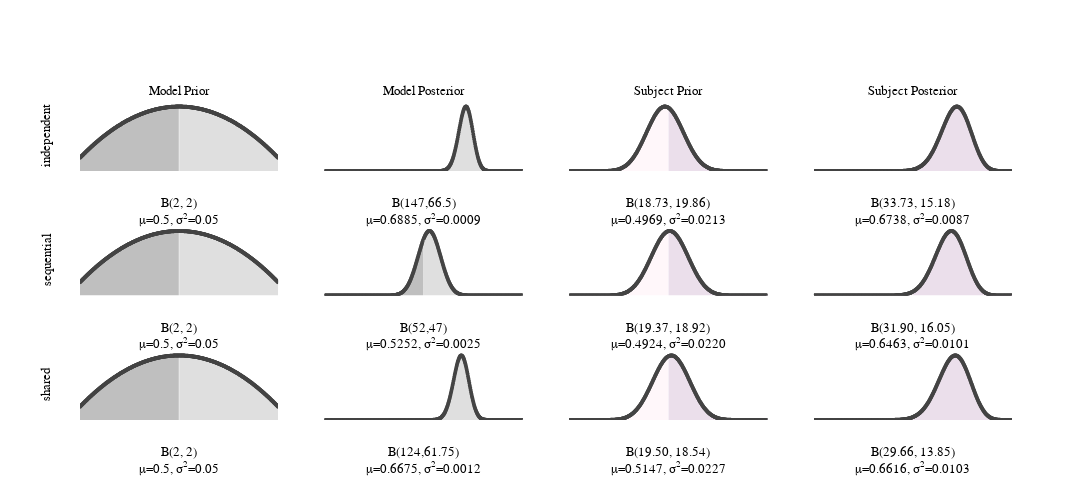

Notebook code for this chart:
### Code cell
# plotting the data from all subjects 
# plotly.io.orca.config.executable = '/Library/Frameworks/Python.framework/Versions/3.7/lib/python3.7/site-packages/plotly/package_data/plotly.min.js'
# plotly.io.orca.config.executable= '/Library/Frameworks/Python.framework/Versions/3.7/bin'
plot_beta_pdfs(aver_param_final_no_outlier)

### Figure 1 — Plotly figure (JSON) as saved in the notebook; plotly's stock layout.template omitted (floating-point values rounded to 4 significant figures; data arrays with more than 128 entries replaced by an {"elided": "..."} marker saying what was removed)
{"data": [{"fill": "tozeroy", "line": {"color": "grey"}, "marker": {"line": {"width": 2}, "size": 2}, "mode": "markers", "name": "False", "type": "scatter", "x": {"elided": "225 float values"}, "xaxis": "x", "y": {"elided": "225 float values"}, "yaxis": "y"}, {"fill": "tozeroy", "line": {"color": "silver"}, "marker": {"line": {"width": 2}, "size": 2}, "mode": "markers", "type": "scatter", "x": {"elided": "225 float values"}, "xaxis": "x", "y": {"elided": "225 float values"}, "yaxis": "y"}, {"fill": "tozeroy", "line": {"color": "grey"}, "marker": {"line": {"width": 2}, "size": 2}, "mode": "markers", "type": "scatter", "x": {"elided": "225 float values"}, "xaxis": "x2", "y": {"elided": "225 float values"}, "yaxis": "y2"}, {"fill": "tozeroy", "line": {"color": "silver"}, "marker": {"line": {"width": 2}, "size": 2}, "mode": "markers", "type": "scatter", "x": {"elided": "225 float values"}, "xaxis": "x2", "y": {"elided": "225 float values"}, "yaxis": "y2"}, {"fill": "tozeroy", "line": {"color": "lavenderblush"}, "marker": {"line": {"width": 2}, "size": 2}, "mode": "markers", "type": "scatter", "x": {"elided": "225 float values"}, "xaxis": "x3", "y": {"elided": "225 float values"}, "yaxis": "y3"}, {"fill": "tozeroy", "line": {"color": "thistle"}, "marker": {"line": {"width": 2}, "size": 2}, "mode": "markers", "type": "scatter", "x": {"elided": "225 float values"}, "xaxis": "x3", "y": {"elided": "225 float values"}, "yaxis": "y3"}, {"fill": "tozeroy", "line": {"color": "lavenderblush"}, "marker": {"line": {"width": 2}, "size": 2}, "mode": "markers", "type": "scatter", "x": {"elided": "225 float values"}, "xaxis": "x4", "y": {"elided": "225 float values"}, "yaxis": "y4"}, {"fill": "tozeroy", "line": {"color": "thistle"}, "marker": {"line": {"width": 2}, "size": 2}, "mode": "markers", "type": "scatter", "x": {"elided": "225 float values"}, "xaxis": "x4", "y": {"elided": "225 float values"}, "yaxis": "y4"}, {"fill": "tozeroy", "line": {"color": "grey"}, "marker": {"line": {"width": 2}, "size": 2}, "mode": "markers", "name": "False", "type": "scatter", "x": {"elided": "225 float values"}, "xaxis": "x5", "y": {"elided": "225 float values"}, "yaxis": "y5"}, {"fill": "tozeroy", "line": {"color": "silver"}, "marker": {"line": {"width": 2}, "size": 2}, "mode": "markers", "type": "scatter", "x": {"elided": "225 float values"}, "xaxis": "x5", "y": {"elided": "225 float values"}, "yaxis": "y5"}, {"fill": "tozeroy", "line": {"color": "grey"}, "marker": {"line": {"width": 2}, "size": 2}, "mode": "markers", "type": "scatter", "x": {"elided": "225 float values"}, "xaxis": "x6", "y": {"elided": "225 float values"}, "yaxis": "y6"}, {"fill": "tozeroy", "line": {"color": "silver"}, "marker": {"line": {"width": 2}, "size": 2}, "mode": "markers", "type": "scatter", "x": {"elided": "225 float values"}, "xaxis": "x6", "y": {"elided": "225 float values"}, "yaxis": "y6"}, {"fill": "tozeroy", "line": {"color": "lavenderblush"}, "marker": {"line": {"width": 2}, "size": 2}, "mode": "markers", "type": "scatter", "x": {"elided": "225 float values"}, "xaxis": "x7", "y": {"elided": "225 float values"}, "yaxis": "y7"}, {"fill": "tozeroy", "line": {"color": "thistle"}, "marker": {"line": {"width": 2}, "size": 2}, "mode": "markers", "type": "scatter", "x": {"elided": "225 float values"}, "xaxis": "x7", "y": {"elided": "225 float values"}, "yaxis": "y7"}, {"fill": "tozeroy", "line": {"color": "lavenderblush"}, "marker": {"line": {"width": 2}, "size": 2}, "mode": "markers", "type": "scatter", "x": {"elided": "225 float values"}, "xaxis": "x8", "y": {"elided": "225 float values"}, "yaxis": "y8"}, {"fill": "tozeroy", "line": {"color": "thistle"}, "marker": {"line": {"width": 2}, "size": 2}, "mode": "markers", "type": "scatter", "x": {"elided": "225 float values"}, "xaxis": "x8", "y": {"elided": "225 float values"}, "yaxis": "y8"}, {"fill": "tozeroy", "line": {"color": "grey"}, "marker": {"line": {"width": 2}, "size": 2}, "mode": "markers", "name": "False", "type": "scatter", "x": {"elided": "225 float values"}, "xaxis": "x9", "y": {"elided": "225 float values"}, "yaxis": "y9"}, {"fill": "tozeroy", "line": {"color": "silver"}, "marker": {"line": {"width": 2}, "size": 2}, "mode": "markers", "type": "scatter", "x": {"elided": "225 float values"}, "xaxis": "x9", "y": {"elided": "225 float values"}, "yaxis": "y9"}, {"fill": "tozeroy", "line": {"color": "grey"}, "marker": {"line": {"width": 2}, "size": 2}, "mode": "markers", "type": "scatter", "x": {"elided": "225 float values"}, "xaxis": "x10", "y": {"elided": "225 float values"}, "yaxis": "y10"}, {"fill": "tozeroy", "line": {"color": "silver"}, "marker": {"line": {"width": 2}, "size": 2}, "mode": "markers", "type": "scatter", "x": {"elided": "225 float values"}, "xaxis": "x10", "y": {"elided": "225 float values"}, "yaxis": "y10"}, {"fill": "tozeroy", "line": {"color": "lavenderblush"}, "marker": {"line": {"width": 2}, "size": 2}, "mode": "markers", "type": "scatter", "x": {"elided": "225 float values"}, "xaxis": "x11", "y": {"elided": "225 float values"}, "yaxis": "y11"}, {"fill": "tozeroy", "line": {"color": "thistle"}, "marker": {"line": {"width": 2}, "size": 2}, "mode": "markers", "type": "scatter", "x": {"elided": "225 float values"}, "xaxis": "x11", "y": {"elided": "225 float values"}, "yaxis": "y11"}, {"fill": "tozeroy", "line": {"color": "lavenderblush"}, "marker": {"line": {"width": 2}, "size": 2}, "mode": "markers", "type": "scatter", "x": {"elided": "225 float values"}, "xaxis": "x12", "y": {"elided": "225 float values"}, "yaxis": "y12"}, {"fill": "tozeroy", "line": {"color": "thistle"}, "marker": {"line": {"width": 2}, "size": 2}, "mode": "markers", "type": "scatter", "x": {"elided": "225 float values"}, "xaxis": "x12", "y": {"elided": "225 float values"}, "yaxis": "y12"}], "layout": {"annotations": [{"font": {"size": 13}, "showarrow": false, "text": "Model Prior", "x": 0.1062, "xanchor": "center", "xref": "paper", "y": 1, "yanchor": "bottom", "yref": "paper"}, {"font": {"size": 13}, "showarrow": false, "text": "Model Posterior", "x": 0.3688, "xanchor": "center", "xref": "paper", "y": 1, "yanchor": "bottom", "yref": "paper"}, {"font": {"size": 13}, "showarrow": false, "text": "Subject Prior", "x": 0.6313, "xanchor": "center", "xref": "paper", "y": 1, "yanchor": "bottom", "yref": "paper"}, {"font": {"size": 13}, "showarrow": false, "text": "Subject Posterior", "x": 0.8938, "xanchor": "center", "xref": "paper", "y": 1, "yanchor": "bottom", "yref": "paper"}], "font": {"color": "black", "family": "Arial", "size": 11}, "height": 500, "hovermode": false, "showlegend": false, "width": 1200, "xaxis": {"anchor": "y", "domain": [0, 0.2125], "fixedrange": true, "showgrid": false, "showticklabels": false, "title": {"text": "B(2, 2)<br>&mu;=0.5, &#x3C3;<sup>2</sup>=0.05"}, "zeroline": false}, "xaxis10": {"anchor": "y10", "domain": [0.2625, 0.475], "fixedrange": true, "showgrid": false, "showticklabels": false, "title": {"text": "B(124,61.75)<br>&mu;=0.6675, &#x3C3;<sup>2</sup>=0.0012"}, "zeroline": false}, "xaxis11": {"anchor": "y11", "domain": [0.525, 0.7375], "fixedrange": true, "showgrid": false, "showticklabels": false, "title": {"text": "B(19.50, 18.54)<br>&mu;=0.5147, &#x3C3;<sup>2</sup>=0.0227"}, "zeroline": false}, "xaxis12": {"anchor": "y12", "domain": [0.7875, 1], "fixedrange": true, "showgrid": false, "showticklabels": false, "title": {"text": "B(29.66, 13.85)<br>&mu;=0.6616, &#x3C3;<sup>2</sup>=0.0103"}, "zeroline": false}, "xaxis2": {"anchor": "y2", "domain": [0.2625, 0.475], "fixedrange": true, "showgrid": false, "showticklabels": false, "title": {"text": "B(147,66.5)<br>&mu;=0.6885, &#x3C3;<sup>2</sup>=0.0009"}, "zeroline": false}, "xaxis3": {"anchor": "y3", "domain": [0.525, 0.7375], "fixedrange": true, "showgrid": false, "showticklabels": false, "title": {"text": "B(18.73, 19.86)<br>&mu;=0.4969, &#x3C3;<sup>2</sup>=0.0213"}, "zeroline": false}, "xaxis4": {"anchor": "y4", "domain": [0.7875, 1], "fixedrange": true, "showgrid": false, "showticklabels": false, "title": {"text": "B(33.73, 15.18)<br>&mu;=0.6738, &#x3C3;<sup>2</sup>=0.0087"}, "zeroline": false}, "xaxis5": {"anchor": "y5", "domain": [0, 0.2125], "fixedrange": true, "showgrid": false, "showticklabels": false, "title": {"text": "B(2, 2)<br>&mu;=0.5, &#x3C3;<sup>2</sup>=0.05"}, "zeroline": false}, "xaxis6": {"anchor": "y6", "domain": [0.2625, 0.475], "fixedrange": true, "showgrid": false, "showticklabels": false, "title": {"text": "B(52,47)<br>&mu;=0.5252, &#x3C3;<sup>2</sup>=0.0025"}, "zeroline": false}, "xaxis7": {"anchor": "y7", "domain": [0.525, 0.7375], "fixedrange": true, "showgrid": false, "showticklabels": false, "title": {"text": "B(19.37, 18.92)<br>&mu;=0.4924, &#x3C3;<sup>2</sup>=0.0220"}, "zeroline": false}, "xaxis8": {"anchor": "y8", "domain": [0.7875, 1], "fixedrange": true, "showgrid": false, "showticklabels": false, "title": {"text": "B(31.90, 16.05)<br>&mu;=0.6463, &#x3C3;<sup>2</sup>=0.0101"}, "zeroline": false}, "xaxis9": {"anchor": "y9", "domain": [0, 0.2125], "fixedrange": true, "showgrid": false, "showticklabels": false, "title": {"text": "B(2, 2)<br>&mu;=0.5, &#x3C3;<sup>2</sup>=0.05"}, "zeroline": false}, "yaxis": {"anchor": "x", "domain": [0.7778, 1], "fixedrange": true, "showgrid": false, "showticklabels": false, "title": {"text": "independent"}, "zeroline": false}, "yaxis10": {"anchor": "x10", "domain": [0, 0.2222], "fixedrange": true, "showgrid": false, "showticklabels": false, "zeroline": false}, "yaxis11": {"anchor": "x11", "domain": [0, 0.2222], "fixedrange": true, "showgrid": false, "showticklabels": false, "zeroline": false}, "yaxis12": {"anchor": "x12", "domain": [0, 0.2222], "fixedrange": true, "showgrid": false, "showticklabels": false, "zeroline": false}, "yaxis2": {"anchor": "x2", "domain": [0.7778, 1], "fixedrange": true, "showgrid": false, "showticklabels": false, "zeroline": false}, "yaxis3": {"anchor": "x3", "domain": [0.7778, 1], "fixedrange": true, "showgrid": false, "showticklabels": false, "zeroline": false}, "yaxis4": {"anchor": "x4", "domain": [0.7778, 1], "fixedrange": true, "showgrid": false, "showticklabels": false, "zeroline": false}, "yaxis5": {"anchor": "x5", "domain": [0.3889, 0.6111], "fixedrange": true, "showgrid": false, "showticklabels": false, "title": {"text": "sequential"}, "zeroline": false}, "yaxis6": {"anchor": "x6", "domain": [0.3889, 0.6111], "fixedrange": true, "showgrid": false, "showticklabels": false, "zeroline": false}, "yaxis7": {"anchor": "x7", "domain": [0.3889, 0.6111], "fixedrange": true, "showgrid": false, "showticklabels": false, "zeroline": false}, "yaxis8": {"anchor": "x8", "domain": [0.3889, 0.6111], "fixedrange": true, "showgrid": false, "showticklabels": false, "zeroline": false}, "yaxis9": {"anchor": "x9", "domain": [0, 0.2222], "fixedrange": true, "showgrid": false, "showticklabels": false, "title": {"text": "shared"}, "zeroline": false}}}
